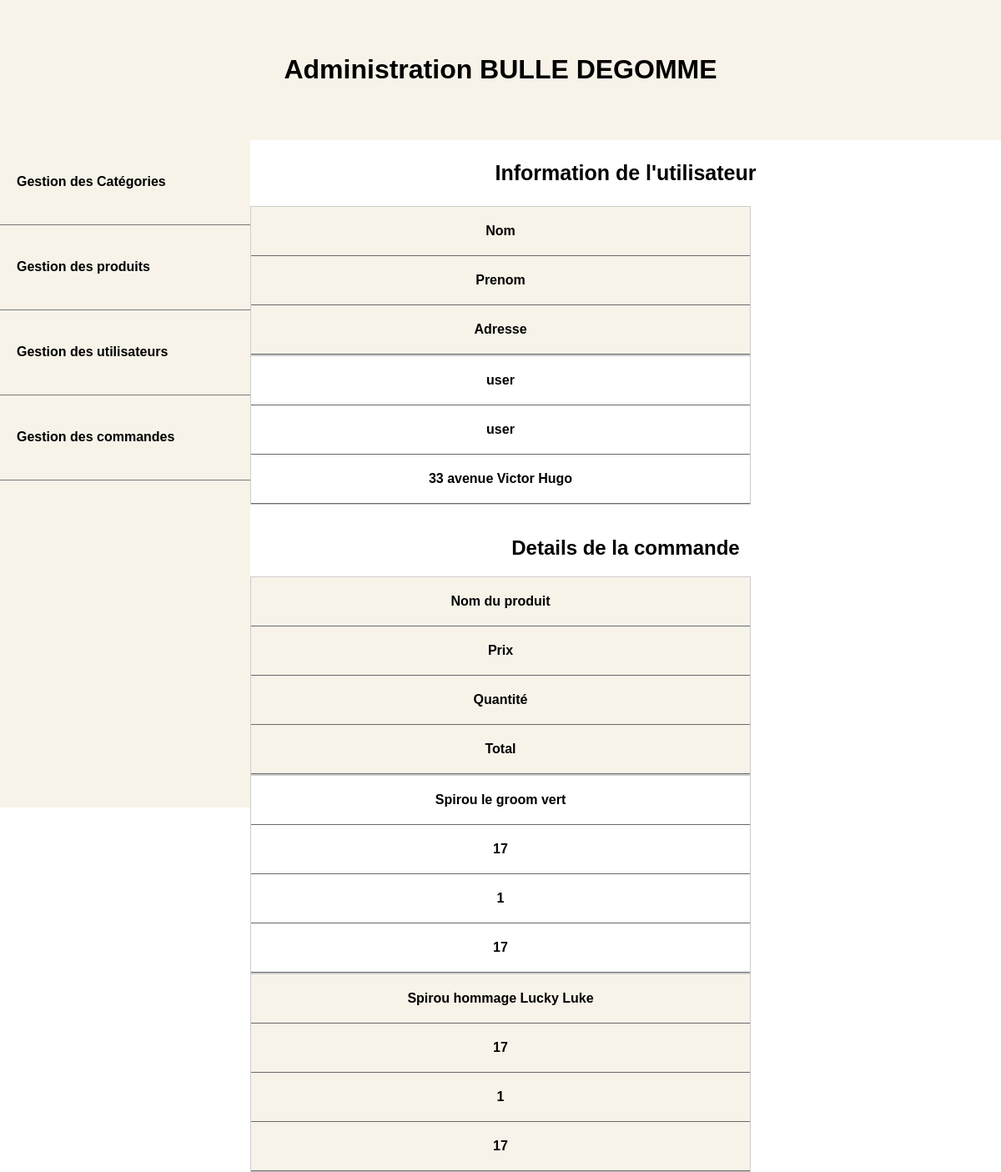
/admin/index.php?controller=orders&action=details&id=46, run on the app's committed database.
### tables this page shows
CREATE TABLE IF NOT EXISTS `orders` (
  `id` int(11) NOT NULL AUTO_INCREMENT,
  `user_id` int(11) NOT NULL,
  `delivery_address` varchar(255) NOT NULL,
  `date` datetime NOT NULL DEFAULT CURRENT_TIMESTAMP,
  `user_name` varchar(255) NOT NULL,
  `user_lastname` varchar(255) NOT NULL,
  PRIMARY KEY (`id`)
);

CREATE TABLE IF NOT EXISTS `order_products` (
  `id` int(11) NOT NULL AUTO_INCREMENT,
  `name` varchar(255) NOT NULL,
  `price` float NOT NULL,
  `quantity` int(11) NOT NULL,
  `order_id` int(11) NOT NULL,
  PRIMARY KEY (`id`),
  KEY `orders_order_id` (`order_id`)
);

### admin/models/Order.php (called while the page is built, shortened)
<?php
function getOrder($id)
{
        $db = dbConnect();
        $query = $db->prepare('SELECT name, price, quantity FROM order_products WHERE order_id = ?');
        $query->execute([$id]);
        $result = $query->fetchAll();
        return $result;
}
function getInformationsUser($order_id)
{
    $db = dbConnect();
    $query = $db->prepare('SELECT user_name, user_lastname, delivery_address FROM orders WHERE orders.id=?');
    $query->execute([$order_id]);
    $result = $query->fetchAll();
    return $result;
}

### admin/views/orderDetail.php (the view, shortened to what this page needs)
<?php require ('partials/header.php'); ?>
<?php require 'partials/head_assets.php'; ?>
<?php require ('partials/menu.php'); ?>
<div class="content">
    <h3>Information de l'utilisateur</h3>
    <table>
        <tr>
            <th>Nom </th>
            <th>Prenom</th>
            <th>Adresse</th>
        </tr>
        <?php foreach($orders as $order): ?>
            <tr>
                <th><?=  $order['user_name'] ?></th>
                <th><?=  $order['user_lastname'] ?></th>
                <th><?=  $order['delivery_address'] ?></th>
            </tr>
        <?php endforeach; ?>
    </table>
<br>
    <h2>Details de la commande </h2>
    <table>
        <tr>
            <th>Nom du produit</th>
            <th>Prix</th>
            <th>Quantité</th>
            <th>Total</th>
        </tr>
        <?php foreach($order_details as $order_detail): ?>
        <tr>
            <th><?=  $order_detail['name'] ?></th>
            <th><?=  $order_detail['price'] ?></th>
            <th><?=  $order_detail['quantity'] ?></th>
            <th><?=  $order_detail['quantity'] * $order_detail['price'] ?></th>
        </tr>
        <?php endforeach; ?>
    </table>
</div>
</body>
</html>

### admin/style.css (style rules this page uses)
h3 { color: black; text-align: center; font-size: 25px; font-weight: bold; }
table { border-collapse: collapse; width: 50%; margin: auto; }
tr:nth-of-type(odd) { background: #F8F3E9; }
th { color: black; font-weight: bold; }
td, th { padding: 20px 20px 20px 20px; border-bottom: 1px solid dimgrey; text-align: center; }
@media only screen and (max-width: 760px),
(min-device-width: 768px) and (max-device-width: 1024px) { table, thead, tbody, th, td, tr { display: block; } }
@media only screen and (max-width: 760px),
(min-device-width: 768px) and (max-device-width: 1024px) { tr { border: 1px solid #ccc; } }
.content { text-align: center; }

### data on the page
orders: user_name "user", user_lastname "user", delivery_address "33 avenue Victor Hugo"
order_products: name "Spirou le groom vert", price "17", quantity "1", $order_detail['quantity']*$order_detail['price'] "17"
order_products: name "Spirou hommage Lucky Luke", price "17", quantity "1", $order_detail['quantity']*$order_detail['price'] "17"
